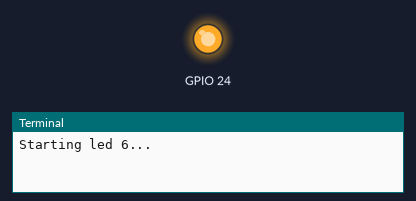
This program was run on a simulated Raspberry Pi (BCM pin numbers). On the bench: output pins drawn as LEDs (lit = HIGH), the last lines printed to the terminal. At 8.0 s the program stops and its outputs stay as they are.

Above: at 0.1 s.
At 8.1 s:
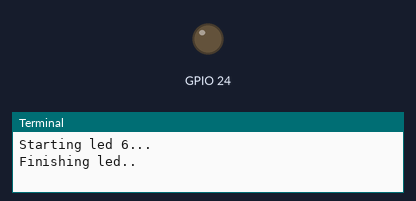
Timing chart, 0 to 9.5 s (numbered marks = the images above):
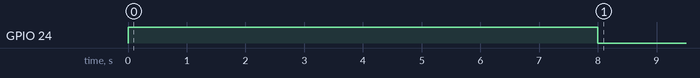

Measured:
- by itself, GPIO 24: LOW → HIGH at 0.00 s, → LOW 8.0 s later

The program:

test.py
```python
import RPi.GPIO as GPIO
import time

print("Starting led 6...")

GPIO.setmode(GPIO.BCM)

GPIO.setup(24, GPIO.OUT)

GPIO.output(24, GPIO.HIGH)

time.sleep(8)

GPIO.output(24, GPIO.LOW)

GPIO.cleanup()

print("Finishing led..")
```
